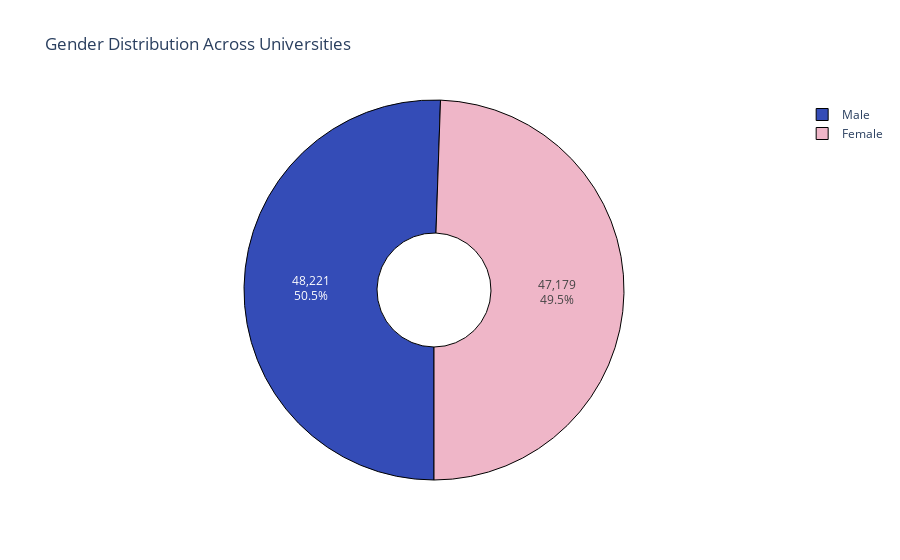

The code cell stored with this chart in its notebook:
### Code cell
# Prepare labels and values for the pie chart
labels = ['Female', 'Male']
values = [total_female, total_male]

# Create a pie chart for gender distribution
pie = go.Pie(
    labels=labels,
    values=values,
    hoverinfo="label+value+percent",
    textinfo="value+percent",
    rotation=180,
    hole=0.3,
    marker=dict(
        colors = ["EFB6C8", "344CB7"],
        line=dict(color="rgba(0,0,0,1)", width=1)
    )
)

# Combine the pie chart into a data list
data_ = [pie]

# Define the layout with a title
layout = dict(title="Gender Distribution Across Universities")

# Create the figure with data and layout
fig = dict(data=data_, layout=layout)

# Plot the figure
iplot(fig)

### Figure 1 — Plotly figure (JSON) as saved in the notebook; plotly's stock layout.template omitted (floating-point values rounded to 4 significant figures)
{"data": [{"hole": 0.3, "hoverinfo": "label+value+percent", "labels": ["Female", "Male"], "marker": {"colors": ["EFB6C8", "344CB7"], "line": {"color": "rgba(0,0,0,1)", "width": 1}}, "rotation": -180, "textinfo": "value+percent", "type": "pie", "values": [47179, 48221]}], "layout": {"title": {"text": "Gender Distribution Across Universities"}}}
